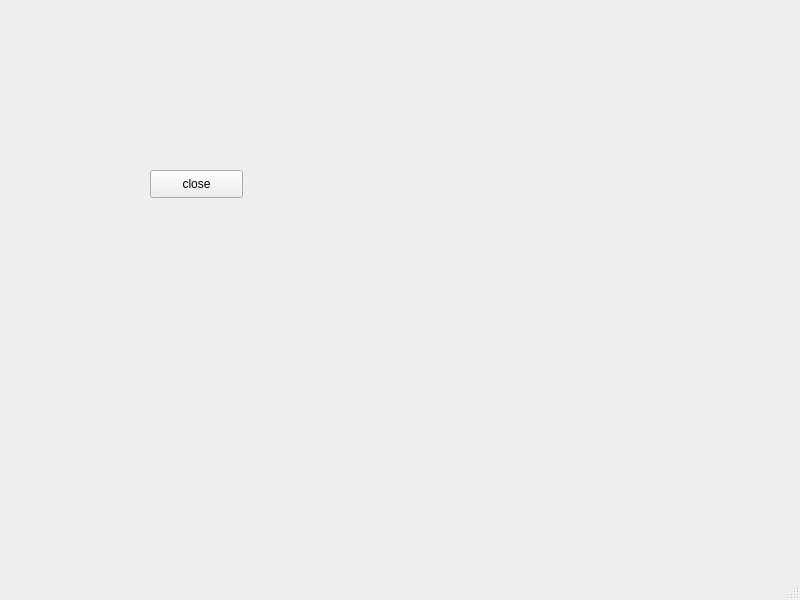
<?xml version="1.0" encoding="UTF-8"?>
<ui version="4.0">
 <class>MainWindow</class>
 <widget class="QMainWindow" name="MainWindow">
  <property name="geometry">
   <rect>
    <x>0</x>
    <y>0</y>
    <width>800</width>
    <height>600</height>
   </rect>
  </property>
  <property name="windowTitle">
   <string>MainWindow</string>
  </property>
  <widget class="QWidget" name="centralwidget">
   <widget class="QPushButton" name="pushButton">
    <property name="geometry">
     <rect>
      <x>150</x>
      <y>170</y>
      <width>93</width>
      <height>28</height>
     </rect>
    </property>
    <property name="text">
     <string>close</string>
    </property>
   </widget>
  </widget>
  <widget class="QMenuBar" name="menubar">
   <property name="geometry">
    <rect>
     <x>0</x>
     <y>0</y>
     <width>800</width>
     <height>26</height>
    </rect>
   </property>
  </widget>
  <widget class="QStatusBar" name="statusbar"/>
 </widget>
 <resources/>
 <connections>
  <connection>
   <sender>pushButton</sender>
   <signal>clicked()</signal>
   <receiver>MainWindow</receiver>
   <slot>close()</slot>
   <hints>
    <hint type="sourcelabel">
     <x>182</x>
     <y>213</y>
    </hint>
    <hint type="destinationlabel">
     <x>383</x>
     <y>417</y>
    </hint>
   </hints>
  </connection>
 </connections>
</ui>
